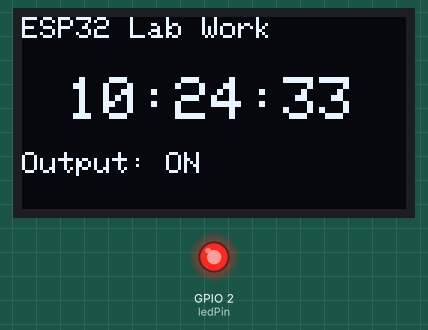
Simulated run of this sketch. Board: ESP32. On the bench: 128×64 one-colour display, output pins drawn as LEDs (lit = HIGH). WiFi joins after 1.5 s; servers stay silent unless stated; a WiFi scan finds three made-up networks; network time is answered at once with the bench clock; the local clock reads 2024-03-15 10:24:30 at power-on unless the sketch sets it; what the sketch prints to the serial monitor is not drawn.

Above: at 3.6 s.
At 11.8 s:
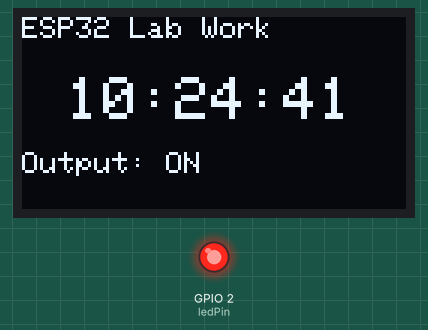
At 21.1 s:
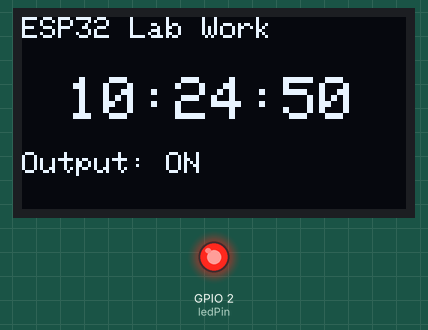
At 38.5 s:
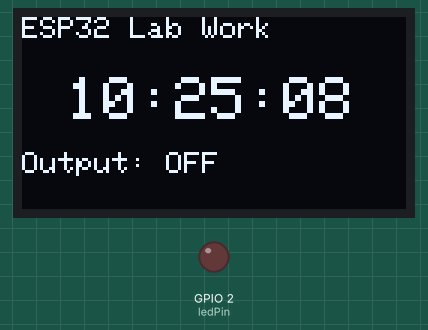
Timing chart, 0 to 40.0 s (numbered marks = the images above):
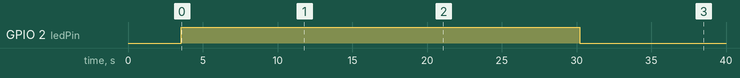

The sketch:

sketch.ino
```cpp
#include <WiFi.h>
#include <NTPClient.h>
#include <WiFiUdp.h>
#include <Wire.h>
#include <Adafruit_GFX.h>
#include <Adafruit_SSD1306.h>

const char *ssid     = "Wokwi-GUEST";
const char *password = "";

const long utcOffsetInSeconds = 7200; // GMT+2 (Київ)
WiFiUDP ntpUDP;
NTPClient timeClient(ntpUDP, "pool.ntp.org", utcOffsetInSeconds);

#define SCREEN_WIDTH 128
#define SCREEN_HEIGHT 64
Adafruit_SSD1306 display(SCREEN_WIDTH, SCREEN_HEIGHT, &Wire, -1);
const int ledPin = 2;

void setup() {
  Serial.begin(115200);

  pinMode(ledPin, OUTPUT);

  if(!display.begin(SSD1306_SWITCHCAPVCC, 0x3C)) {
    Serial.println(F("SSD1306 allocation failed"));
    for(;;);
  }
  display.clearDisplay();
  display.setTextColor(WHITE);

  Serial.println("Start WiFi Scan...");
  int n = WiFi.scanNetworks();
  if (n == 0) {
      Serial.println("no networks found");
  } else {
      Serial.print(n);
      Serial.println(" networks found");
  }

  WiFi.begin(ssid, password);
  while ( WiFi.status() != WL_CONNECTED ) {
    delay ( 500 );
    Serial.print ( "." );
  }
  Serial.println("\nWiFi connected!");

  timeClient.begin();
}

void loop() {
  timeClient.update();

  String formattedTime = timeClient.getFormattedTime();
  int currentMinute = timeClient.getMinutes();

  if (currentMinute % 2 == 0) {
     digitalWrite(ledPin, HIGH); // Увімкнути
  } else {
     digitalWrite(ledPin, LOW);  // Вимкнути
  }

  display.clearDisplay();

  display.setTextSize(1);
  display.setCursor(0, 0);
  display.println("ESP32 Lab Work");

  display.setTextSize(2);
  display.setCursor(15, 20);
  display.println(formattedTime);

  display.setTextSize(1);
  display.setCursor(0, 45);
  if (digitalRead(ledPin)) {
    display.println("Output: ON");
  } else {
    display.println("Output: OFF");
  }

  display.display();
  delay(1000);
}
```

Measured:
- by itself, GPIO 2 (ledPin): LOW → HIGH at 3.6 s, → LOW 26.7 s later
- what the display in image 0 shows lasts 1.0 s, from 3.6 s to 4.6 s
